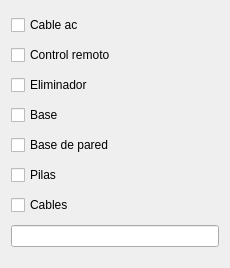
                              <widget class="QWidget" name="accesorios_2">
                               <property name="geometry">
                                <rect>
                                 <x>0</x>
                                 <y>0</y>
                                 <width>230</width>
                                 <height>268</height>
                                </rect>
                               </property>
                               <layout class="QVBoxLayout" name="verticalLayout_36">
                                <item>
                                 <widget class="QCheckBox" name="cableac_2">
                                  <property name="text">
                                   <string>Cable ac</string>
                                  </property>
                                 </widget>
                                </item>
                                <item>
                                 <widget class="QCheckBox" name="controlr_2">
                                  <property name="text">
                                   <string>Control remoto</string>
                                  </property>
                                 </widget>
                                </item>
                                <item>
                                 <widget class="QCheckBox" name="eliminador_2">
                                  <property name="text">
                                   <string>Eliminador</string>
                                  </property>
                                 </widget>
                                </item>
                                <item>
                                 <widget class="QCheckBox" name="base_2">
                                  <property name="text">
                                   <string>Base</string>
                                  </property>
                                 </widget>
                                </item>
                                <item>
                                 <widget class="QCheckBox" name="basepared_2">
                                  <property name="text">
                                   <string>Base de pared</string>
                                  </property>
                                 </widget>
                                </item>
                                <item>
                                 <widget class="QCheckBox" name="pilas_2">
                                  <property name="text">
                                   <string>Pilas</string>
                                  </property>
                                 </widget>
                                </item>
                                <item>
                                 <widget class="QCheckBox" name="cables_2">
                                  <property name="text">
                                   <string>Cables</string>
                                  </property>
                                 </widget>
                                </item>
                                <item>
                                 <widget class="QLineEdit" name="accotro_2"/>
                                </item>
                               </layout>
                              </widget>
